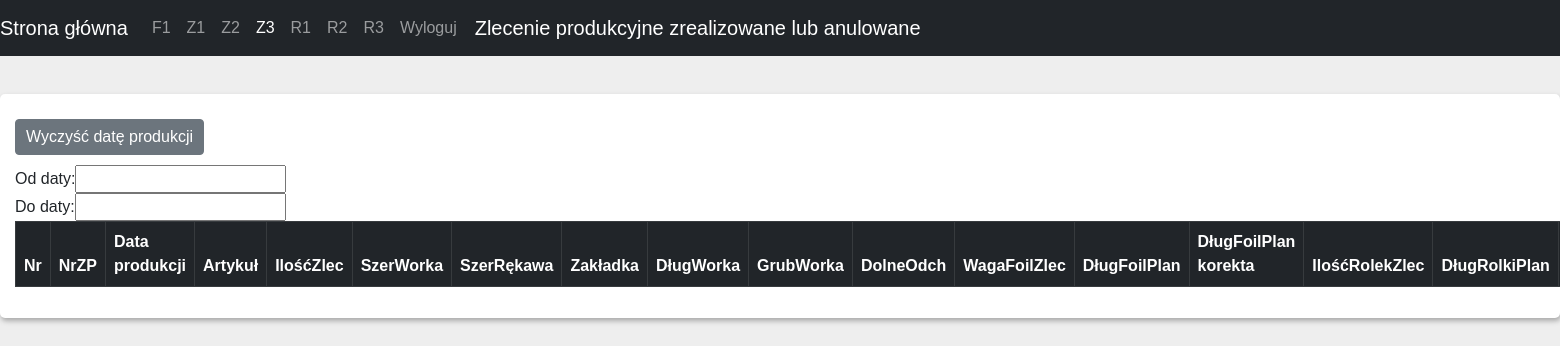
The page /doc5 (signed in) on the database as committed earlier.
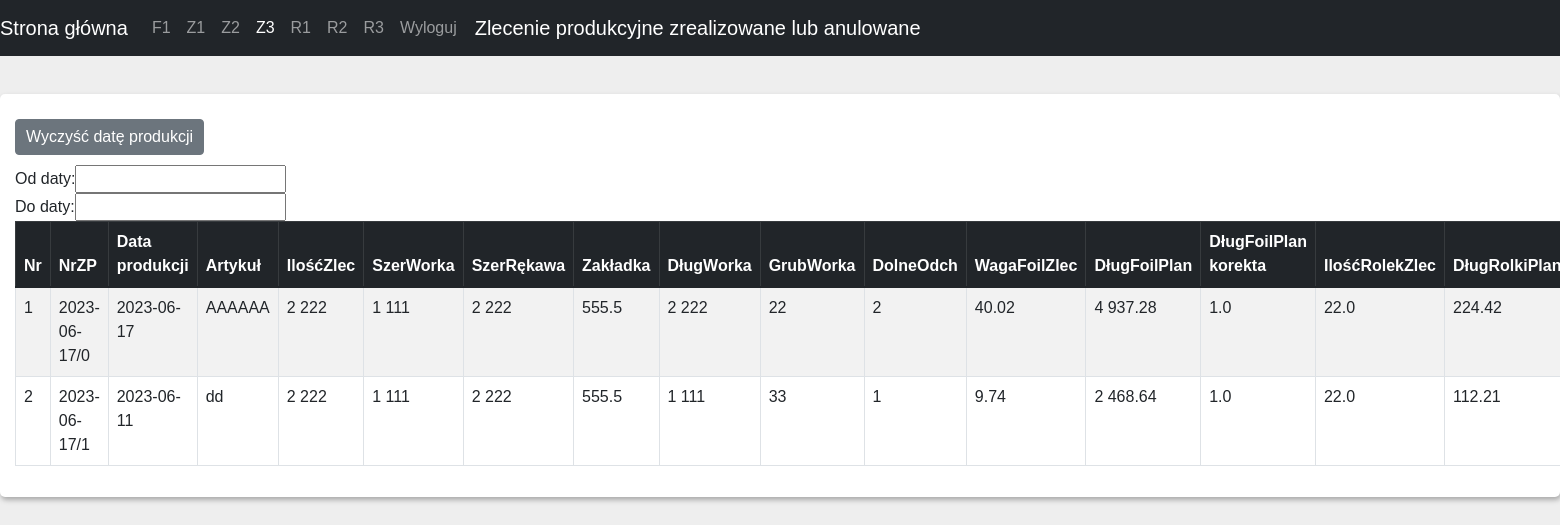
The same page on the database as committed later.
### events/models.py (models this page shows, shortened)
class Zamowienie(models.Model):
    NrZp = models.CharField("NrZp", max_length=20)
    Data = models.DateField()
    Kod = models.CharField(max_length=20, blank=True, null=True, default='')
    Artykul = models.CharField(max_length=30)
    NrWyt = models.IntegerField()
    Status = models.IntegerField()
    Rodzaj = models.IntegerField()
    MMK = models.CharField(max_length=20, blank=True, null=True , default='')
    Barwnik = models.CharField(max_length=20, blank=True, null=True, default='' )
    Uwagi = models.CharField(max_length=40, blank=True, null=True , default='')
    IloscZlec = models.IntegerField()
    SzerWorka = models.IntegerField()
    SzerRekawa = models.IntegerField()
    Zakladka = models.FloatField()
    DlugWorka = models.IntegerField()
    GrubWorka = models.IntegerField()
    DolneOdch = models.IntegerField()
    DlugFoilPlan_Korekta = models.FloatField()
    WagaFoliZlec = models.FloatField()
    DlugFoliPlan = models.FloatField()
    IloscRolekZlec = models.FloatField()
    DlugRolkiZlec_Korekta = models.FloatField()
    DlugRolkiPlan = models.FloatField()
    DlugFoliZlec_Korekta = models.FloatField()
    WagaRolkiZlec = models.FloatField()

### events/views.py (the view)
# urls.py: path('doc5', procReal.as_view() ,  name='procReal.views.index'),
class procReal(LoginRequiredMixin,UserPassesTestMixin, ListView):
    model = Zamowienie
    template_name = "Doc346/procZrel.html"
    serializer_class = ZamSerializer
    queryset = Zamowienie.objects.filter(Status__gt=1)
    def test_func(self):
        if self.request.user.groups.filter(name='admin').exists() or self.request.user.groups.filter(
                name='kierownik').exists():
            return True
        else:
            return False
    def get_context_data(self, **kwargs):
        context = super().get_context_data(**kwargs)
        context['status_dict'] = status_dict
        context['nrwyt_dict'] = nrwyt_dict
        context['folia_dict'] = folia_dict
        serialized_data = self.serializer_class(context['object_list'], many=True)
        for data in serialized_data.data:
            data["Research"] = realCaluclator(data['NrZp'], data['DlugFoliZlec_Korekta'])
        context['serialized_data'] = serialized_data.data
        return context

### events/views.py (called while the page is built)
@register.filter
def readable_integer(value):
    readable = str(value).split(".")[0][::-1]
    readable = [readable[i:i+3][::-1] for i in range(0, len(readable), 3)]
    if len(str(value).split(".")) == 1:
        end = ""
    else:
        end = "." + str(value).split(".")[1]
    return " ".join(readable[::-1]) + end

@register.filter
def get_item(dictionary, key):
  return dictionary.get(key)

### events/templates/Doc346/procZrel.html (shortened to what this page needs)
{% load static %}
<!DOCTYPE html>
<html lang="en">
<head>
    <link rel="stylesheet" href={% static "css/bootstrap.min.css" %}>
    <link rel="stylesheet" href={% static "css/datatables.min.css" %}>
    <link rel="stylesheet" href={% static "css/style.css" %}>
    <link rel="stylesheet" href={% static "css/dataTables.dateTime.min.css" %}>
</head>
<body>
     {% include 'navbar.html' %}
     <br>
                <div class="data_table">
                    <table border="0" cellspacing="5" cellpadding="5">
        <tbody><tr>
            <td>Od daty:</td>
            <td><input type="text" id="min" name="min"></td>
        </tr>
        <tr>
            <td>Do daty:</td>
            <td><input type="text" id="max" name="max"></td>
        </tr>
        <tr>
            <button id="reset-filter" class="btn btn-secondary">Wyczyść datę produkcji</button>
        </tr>
    </tbody></table>
                    <table id="example" class="table table-striped table-bordered display nowrap" style="width:100%">
                        <thead class="table-dark">
                            <tr>
                                <th>Nr</th>
                                <th>NrZP</th>
                                <th>Data produkcji</th>
                                <th>Artykuł</th>
                                <th>IlośćZlec</th>
                                <th>SzerWorka</th>
                                <th>SzerRękawa</th>
                                <th>Zakładka</th>
                                <th>DługWorka</th>
                                <th>GrubWorka</th>
                                <th>DolneOdch</th>
                                <th>WagaFoilZlec</th>
                                <th>DługFoilPlan</th>
                                <th>DługFoilPlan korekta</th>
                                <th>IlośćRolekZlec</th>
                                <th>DługRolkiPlan</th>
                            </tr>
                        </thead>
                        <tbody>
                        {% for post in serialized_data %}
                             <tr>
                                <td>{{ forloop.counter }}</td>
                                <td>{{ post.NrZp  }}</td>
                                <td>{{ post.Data }}</td>
                                <td> {{ post.Artykul }}</td>
                                 <td>{{ post.IloscZlec  | readable_integer}}</td>
                                <td> {{ post.SzerWorka | readable_integer }} </td>
                                <td> {{ post.SzerRekawa | readable_integer }} </td>
                                <td> {{ post.Zakladka | readable_integer}} </td>
                                <td> {{ post.DlugWorka | readable_integer}} </td>
                                <td>{{ post.GrubWorka | readable_integer }}</td>
                                <td>{{ post.DolneOdch | readable_integer }}</td>
                                <td>{{ post.WagaFoliZlec | readable_integer}}</td>
                                <td>{{ post.DlugFoliPlan | readable_integer  }}</td>
                                <td>{{ post.DlugFoilPlan_Korekta | readable_integer }}</td>
                                <td>{{ post.IloscRolekZlec | readable_integer  }}</td>
                                <td>{{ post.DlugRolkiPlan| readable_integer  }}</td>
                            </tr>
                        {% endfor %}
                        </tbody>
                    </table>
</div>
</body>
</html>

Rows that differ between the two databases and show on the page:
now on this page (row edited): Zamowienie: NrZp "2023-06-17/0", Data "2023-06-17", Artykul "AAAAAA", IloscZlec|readable_integer "2 222", SzerWorka|readable_integer "1 111", SzerRekawa|readable_integer "2 222", Zakladka|readable_integer "555.5", DlugWorka|readable_integer "2 222", GrubWorka|readable_integer "22", DolneOdch|readable_integer "2", WagaFoliZlec|readable_integer "40.02", DlugFoliPlan|readable_integer "4 937.28", DlugFoilPlan_Korekta|readable_integer "1.0", IloscRolekZlec|readable_integer "22.0", DlugRolkiPlan|readable_integer "224.42"
now on this page (row edited): Zamowienie: NrZp "2023-06-17/1", Data "2023-06-11", Artykul "dd", IloscZlec|readable_integer "2 222", SzerWorka|readable_integer "1 111", SzerRekawa|readable_integer "2 222", Zakladka|readable_integer "555.5", DlugWorka|readable_integer "1 111", GrubWorka|readable_integer "33", DolneOdch|readable_integer "1", WagaFoliZlec|readable_integer "9.74", DlugFoliPlan|readable_integer "2 468.64", DlugFoilPlan_Korekta|readable_integer "1.0", IloscRolekZlec|readable_integer "22.0", DlugRolkiPlan|readable_integer "112.21"
